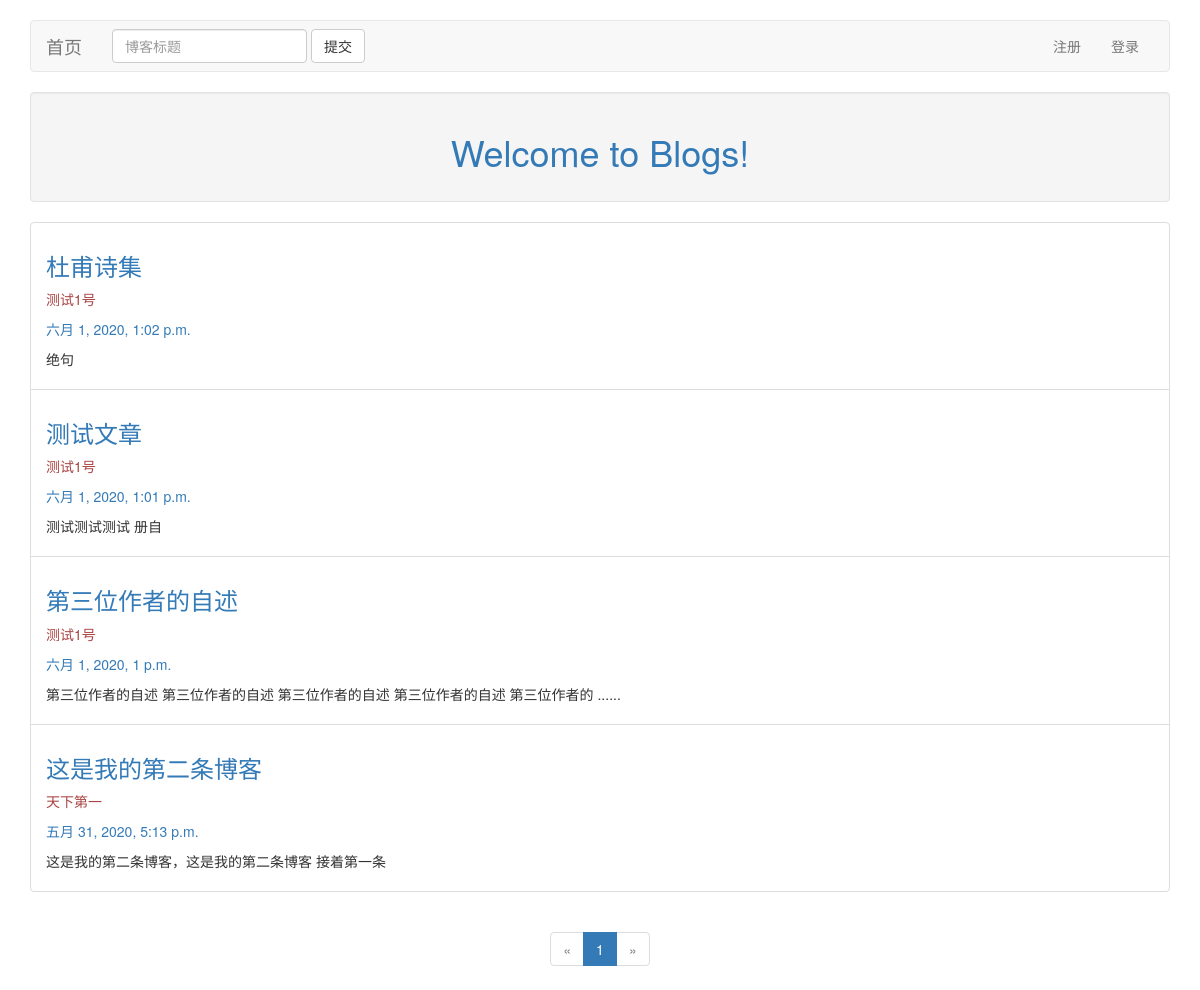
Page /Books/p1/ on the committed database.
### webApp/models.py (models this page shows, shortened)
class Book(models.Model):
    class Meta:
        db_table = 'books'
    title = models.CharField(max_length=50)
    text = models.TextField()
    author = models.ForeignKey(User, on_delete=models.CASCADE)
    date_added = models.DateTimeField(auto_now_add=True)
    @property
    def lessText(self):
        if len(self.text) > 50:
            return self.text[:50] + " ......"
        else:
            return self.text

class User(models.Model):
    class Meta:
        db_table = 'users'
    username = models.CharField(max_length=50)
    email = models.EmailField()
    password = models.CharField(max_length=50)
    name = models.CharField(max_length=50)

### webApp/views.py (the view)
# urls.py: path('Books/p<int:page_index>/', Books, name="Books"),
def Books(request, page_index=1):
    if request.method != 'POST':
        bookList = Book.objects.all().order_by('-date_added')
    else:
        bookList = Book.objects.filter(title__contains=request.POST['search']).order_by('-date_added')
    page_index = int(page_index)
    page = Paginator(bookList, 5)
    max_pages = page.num_pages
    page_list = page.page_range
    if page_index > max_pages:
        page_index = max_pages
    if page_index < 1:
        page_index = 1
    currentList = page.page(page_index)
    context = {
        "bookList": currentList,
        "page_list":page_list,
        "page_index": page_index,
        "max_pages":max_pages,
    }
    return render(request, "books.html", context)

### templates/books.html (shortened to what this page needs)
{% extends "base.html" %}
{% block content %}
<div class="text-center">
    <div class="well">
        <h1 class="text-primary">Welcome to Blogs!</h1>
    </div>
</div>
<div class="list-group">
    {% for book in bookList %}
    <div class="list-group-item">
        <h3><a href="{% url 'webApp:book_index' book.id %}">{{ book.title }}&nbsp;&nbsp;</a></h3>
        <p class="text-danger">{{ book.author.name }}</p>
        <p class="text-primary">{{ book.date_added }}</p>
        <p>{{ book.lessText }}</p>
    </div>
    {% endfor %}
</div>
<div class="text-center">
    <ul class="pagination">
        <li {% if page_index == 1 %}class="disabled"{% endif %}><a href="{% url 'webApp:Books' page_index|add:-1 %}">&laquo;</a></li>
        {% for p in page_list %}
        <li {% if page_index == p %}class="active"{% endif %}>
            <a href="{% url 'webApp:Books' p %}">{{ p }}</a>
        </li>
        {% endfor %}
        <li {% if page_index == max_pages %}class="disabled"{% endif %}><a href="{% url 'webApp:Books' page_index|add:1 %}">&raquo;</a></li>
    </ul>
</div>
{% endblock content %}

### templates/base.html (shortened to what this page needs)
{% load bootstrap3 %}
<!DOCTYPE html>
<html lang="en">
    <head>
        {% bootstrap_css %}
    </head>
    <body>
        <div class="container container-fluid">
            <br/>
                <nav class="navbar navbar-default">
                    <div class="container-fluid">
                        <div class="navbar-header">
                            <a class="navbar-brand" href="{% url 'webApp:Books' 1 %}">首页</a>
                        </div>
                        <div class="collapse navbar-collapse">
                            <ul class="nav navbar-nav navbar-left">
                                <form id="search-form" method="post" class="navbar-form" action="{% url 'webApp:Books' 1 %}">
                                    <div class="form-group">
                                        <input name="search" type="text" class="form-control" placeholder="博客标题">
                                        <button type="submit" class="btn btn-default">提交</button>
                                    </div>
                                </form>
                            </ul>
                            <ul class="nav navbar-nav navbar-right">
                                {% if request.session.name %}
                                <li><a class="disabled">您好</a></li>
                                <li class="dropdown">
                                    <a href="" class="dropdown-toggle" data-toggle="dropdown">{{ request.session.name }} <b class="caret"></b></a>
                                    <ul class="dropdown-menu">
                                        <li><a href="{% url 'webApp:MyBooks' 1 %}">我的博客</a></li>
                                        <li><a href="{% url 'webApp:book_new' %}">新建博客</a></li>
                                        <li><a href="{% url 'webApp:user_index' %}">个人信息</a></li>
                                        <li><a href="/logout">退出</a></li>
                                    </ul>
                                </li>
                                {% else %}
                                <li><a href="/register">注册</a></li>
                                <li><a href="/login">登录</a></li>
                                {% endif %}
                        </div>
                    </div>
                </nav>
            {% block content %}
            {% endblock content %}
        </div>
    </body>
</html>

### rows in the picture
Book: title "杜甫诗集", author.name "测试1号", date_added "六月 1, 2020, 1:02 p.m.", lessText "绝句"
Book: title "测试文章", author.name "测试1号", date_added "六月 1, 2020, 1:01 p.m.", lessText "测试测试测试 册自"
Book: title "第三位作者的自述", author.name "测试1号", date_added "六月 1, 2020, 1 p.m.", lessText "第三位作者的自述 第三位作者的自述 第三位作者的自述 第三位作者的自述 第三位作者的 ......"
Book: title "这是我的第二条博客", author.name "天下第一", date_added "五月 31, 2020, 5:13 p.m.", lessText "这是我的第二条博客，这是我的第二条博客 接着第一条"

### other values in the picture
{{ p }} "1"
